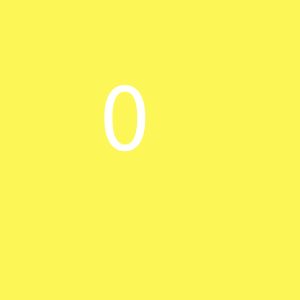
Frame 1 (no input)
Frame 60 (the mouse pressed at the canvas centre just before this capture): identical to frame 1, image omitted
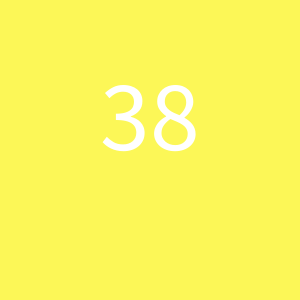
Frame 120 (the mouse held since frame 60 and released just before this capture)

The Processing sketch that drew these frames (run headless with seeded random() and noise(); from frame 60 on, the mouse is pressed at the canvas centre):

// Processing sketch: sketch_210527b
// ── sketch_210527b.pde
int ans=0;
void setup()
{
  size(300,300);
  textSize(100);
}
void draw()
{
  background(#FCF757);
  text(ans,100,150);
}
void mousePressed()
{
  ans=(int)random(60);
}
